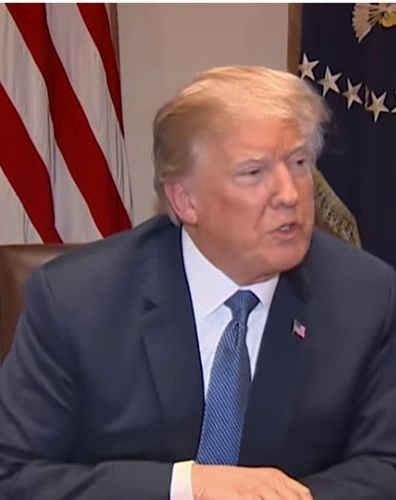
#> input picture test2.jpg, 396 x 500 px
$ python face_recognition.py
#> lines starting #> are read from the running program, lines starting #| are printed output that depends on the picture

from PIL import Image

import numpy as np
import cv2

# Download XML from:  https://github.com/opencv/opencv/tree/master/data/haarcascades

class FaceRecog(object):

    def __init__(self, margin=0):

        self.face_cascade = cv2.CascadeClassifier('config_files/haarcascade_frontalface_default.xml')
        #eye_cascade = cv2.CascadeClassifier('config_files/haarcascade_eye.xml')

        self.margin = margin


    def detect(self, img):

        gray = cv2.cvtColor(img, cv2.COLOR_BGR2GRAY)

        faces = self.face_cascade.detectMultiScale(gray, 1.3, 5)

        return faces


    def __call__(self, img):
        """
        """

        # img = cv2.imread(img)
        # img = img.numpy()
        img = np.array(img)

        detections = self.detect(img)
        t = FaceRecog.getFaces(img, detections, margin=self.margin)[0]


        return Image.fromarray(t)


    def __repr__(self):
        return self.__class__.__name__+'()'


    @staticmethod
    def cutImage(img, x, y, w, h, margin=0):

        y0 = y - margin if (y - margin) >= 0 else 0
        yf = y + w + margin #if (y + w + margin) < img.shape[0] else img.shape[0]

        x0 = x - margin if (x - margin) >= 0 else 0
        xf = x + h + margin #if (x + h + margin) < img.shape[1] else img.shape[1]

        # print(img.shape)

        return img[y0:yf, x0:xf, :]


    @staticmethod
    def getFaces(img, list_boxes, margin=10, display=False):

        list_imgs = []

        for (x,y,w,h) in list_boxes:

            img_c = FaceRecog.cutImage(img, x, y, w, h, margin=margin)

            list_imgs.append( img_c )

            if display:

                cv2.imshow('img', img_c)
                cv2.waitKey(0)
                cv2.destroyAllWindows()


        if len(list_boxes) == 0:

            list_imgs.append(img)


        return list_imgs


if __name__ == '__main__':

    img = cv2.imread('test2.jpg')
#> img is the input picture: shape (500, 396, 3); mean B, G, R 83.8, 78.7, 101.3

    fase_r = FaceRecog()
    faces = fase_r.detect(img)
#> in detect, `gray = cv2.cvtColor(img, cv2.COLOR_BGR2GRAY)`:
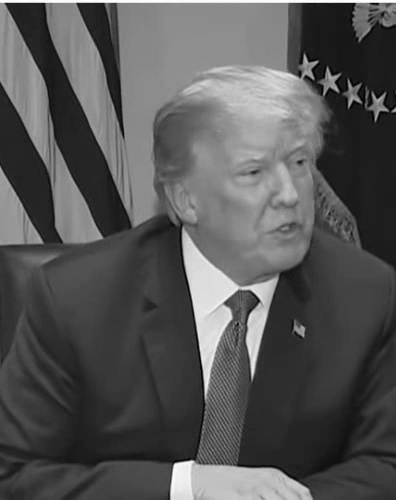
#> gray: shape (500, 396); min 1, max 255, mean 86.1
#> in detect, `faces = self.face_cascade.detectMultiScale(gray, 1.3, 5)`: faces = ()
#> faces = ()
    l = FaceRecog.getFaces(img, faces, margin=0, display=True)
#> after the loop in getFaces, `for (x,y,w,h) in list_boxes:`: list_imgs = []
#> l = 1 item

$ run again, with test.jpg copied over test2.jpg
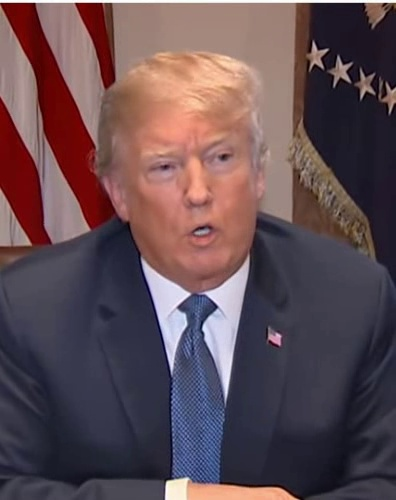
#> input picture test.jpg, 396 x 500 px
#> img is the input picture: shape (500, 396, 3); mean B, G, R 82.6, 76.7, 97.9
#> in detect, `gray = cv2.cvtColor(img, cv2.COLOR_BGR2GRAY)`:
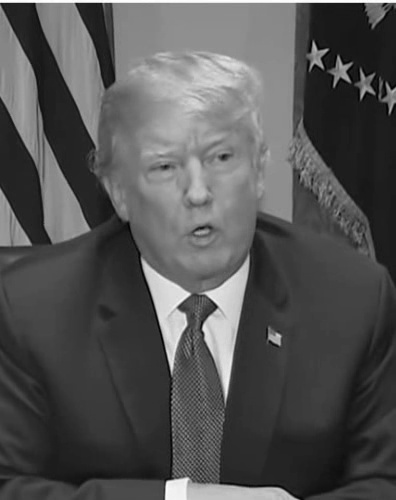
#> gray: shape (500, 396); min 2, max 255, mean 83.7
#> in detect, `faces = self.face_cascade.detectMultiScale(gray, 1.3, 5)`: faces = [[122, 106, 150, 150], [85, 122, 122, 122]]
#> the loop in getFaces, `for (x,y,w,h) in list_boxes: ` made 2 passes
#> (x, y, w, h, y0 in cutImage, yf in cutImage, x0 in cutImage, xf in cutImage) on passes 1 to 2: (122, 106, 150, 150, 106, 256, 122, 272), (85, 122, 122, 122, 122, 244, 85, 207)
#> pass 2, in getFaces, `img_c = FaceRecog.cutImage(img, x, y, w, h, margin=margin)`:
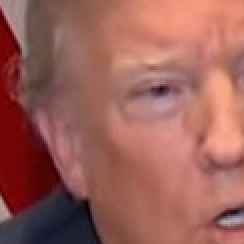
#> img_c: shape (122, 122, 3) (shown 2 times larger); mean B, G, R 88.7, 96.7, 156.1
#> after the loop in getFaces, `for (x,y,w,h) in list_boxes:`: list_imgs = 2 items
